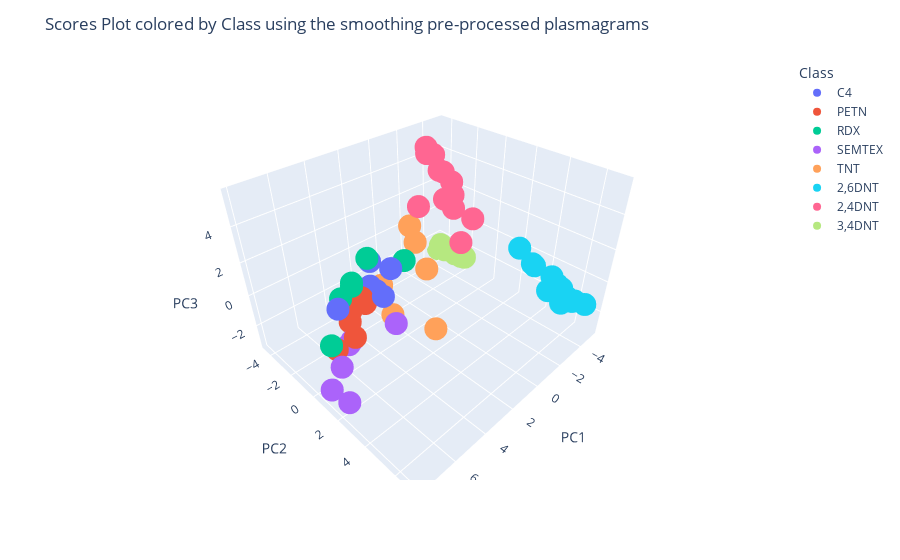

Notebook code cell kept with this figure:
### Code cell
# Plot 3D scores
fig = px.scatter_3d(scores, x='PC1', y='PC2', z='PC3',
                    color='Class', hover_data=['Class'], hover_name=scores.index)
fig.update_layout(
    title_text='Scores Plot colored by Class using the smoothing pre-processed plasmagrams')
fig.show()

### Figure 1 — Plotly figure (JSON) as saved in the notebook; plotly's stock layout.template omitted (floating-point values rounded to 4 significant figures)
{"data": [{"customdata": [["C4"], ["C4"], ["C4"], ["C4"], ["C4"], ["C4"]], "hovertemplate": "<b>%{hovertext}</b><br><br>Class=%{customdata[0]}<br>PC1=%{x}<br>PC2=%{y}<br>PC3=%{z}<extra></extra>", "hovertext": ["C4_7", "C4_8", "C4_9", "C4_10", "C4_11", "C4_12"], "legendgroup": "C4", "marker": {"color": "#636efa", "symbol": "circle"}, "mode": "markers", "name": "C4", "scene": "scene", "showlegend": true, "type": "scatter3d", "x": [3.04, 5.8, 3.691, 3.665, 2.504, 3.785], "y": [-1.616, -0.7552, 0.1591, -0.4, -0.5983, -0.7377], "z": [1.139, 0.09347, 0.2135, 0.2426, 0.9321, 0.4216]}, {"customdata": [["PETN"], ["PETN"], ["PETN"], ["PETN"], ["PETN"], ["PETN"]], "hovertemplate": "<b>%{hovertext}</b><br><br>Class=%{customdata[0]}<br>PC1=%{x}<br>PC2=%{y}<br>PC3=%{z}<extra></extra>", "hovertext": ["PETN_10", "PETN_11", "PETN_12", "PETN_13", "PETN_14", "PETN_15"], "legendgroup": "PETN", "marker": {"color": "#EF553B", "symbol": "circle"}, "mode": "markers", "name": "PETN", "scene": "scene", "showlegend": true, "type": "scatter3d", "x": [4.427, 5.756, 4.459, 6.727, 5.21, 5.515], "y": [-0.3885, 0.3933, -0.6114, 0.1981, -0.5322, -0.2674], "z": [-0.1305, -1.022, 0.1219, -1.308, -0.2123, -0.5965]}, {"customdata": [["RDX"], ["RDX"], ["RDX"], ["RDX"], ["RDX"], ["RDX"]], "hovertemplate": "<b>%{hovertext}</b><br><br>Class=%{customdata[0]}<br>PC1=%{x}<br>PC2=%{y}<br>PC3=%{z}<extra></extra>", "hovertext": ["RDX_9", "RDX_10", "RDX_11", "RDX_12", "RDX_13", "RDX_14"], "legendgroup": "RDX", "marker": {"color": "#00cc96", "symbol": "circle"}, "mode": "markers", "name": "RDX", "scene": "scene", "showlegend": true, "type": "scatter3d", "x": [7.014, 1.475, 4.632, 4.599, 3.222, 5.398], "y": [0.2257, -0.7137, -1.118, -1.139, -1.57, -1.04], "z": [-0.841, 0.877, 0.6635, 0.8329, 1.44, 0.3455]}, {"customdata": [["SEMTEX"], ["SEMTEX"], ["SEMTEX"], ["SEMTEX"], ["SEMTEX"], ["SEMTEX"]], "hovertemplate": "<b>%{hovertext}</b><br><br>Class=%{customdata[0]}<br>PC1=%{x}<br>PC2=%{y}<br>PC3=%{z}<extra></extra>", "hovertext": ["SEMTEX_10", "SEMTEX_11", "SEMTEX_12", "SEMTEX_13", "SEMTEX_14", "SEMTEX_15"], "legendgroup": "SEMTEX", "marker": {"color": "#ab63fa", "symbol": "circle"}, "mode": "markers", "name": "SEMTEX", "scene": "scene", "showlegend": true, "type": "scatter3d", "x": [6.106, 5.943, 6.915, 7.862, 7.455, 3.725], "y": [0.3138, 0.3369, 0.7279, 1.137, 1.851, 1.078], "z": [-1.323, -1.164, -1.966, -2.481, -3.112, -0.9745]}, {"customdata": [["TNT"], ["TNT"], ["TNT"], ["TNT"], ["TNT"], ["TNT"]], "hovertemplate": "<b>%{hovertext}</b><br><br>Class=%{customdata[0]}<br>PC1=%{x}<br>PC2=%{y}<br>PC3=%{z}<extra></extra>", "hovertext": ["TNT_8", "TNT_9", "TNT_10", "TNT_11", "TNT_12", "TNT_13"], "legendgroup": "TNT", "marker": {"color": "#FFA15A", "symbol": "circle"}, "mode": "markers", "name": "TNT", "scene": "scene", "showlegend": true, "type": "scatter3d", "x": [0.3267, 2.89, -0.5245, 3.416, 1.655, -0.505], "y": [-0.2017, -0.9501, -2.419, 0.4812, 1.815, -1.976], "z": [0.02179, -0.1052, 1.441, -0.9377, -2.166, 0.5625]}, {"customdata": [["2,6DNT"], ["2,6DNT"], ["2,6DNT"], ["2,6DNT"], ["2,6DNT"], ["2,6DNT"], ["2,6DNT"], ["2,6DNT"], ["2,6DNT"], ["2,6DNT"], ["2,6DNT"], ["2,6DNT"]], "hovertemplate": "<b>%{hovertext}</b><br><br>Class=%{customdata[0]}<br>PC1=%{x}<br>PC2=%{y}<br>PC3=%{z}<extra></extra>", "hovertext": ["2,6DNT_1", "2,6DNT_2", "2,6DNT_3", "2,6DNT_4", "2,6DNT_5", "2,6DNT_6", "2,6DNT_7", "2,6DNT_8", "2,6DNT_9", "2,6DNT_10", "2,6DNT_11", "2,6DNT_12"], "legendgroup": "2,6DNT", "marker": {"color": "#19d3f3", "symbol": "circle"}, "mode": "markers", "name": "2,6DNT", "scene": "scene", "showlegend": true, "type": "scatter3d", "x": [-3.893, -3.416, -3.004, -3.523, -4.146, -3.908, -3.25, -3.627, -3.438, -3.082, -3.746, -4.209], "y": [2.749, 5.88, 6.186, 4.041, 6.953, 5.342, 5.316, 3.838, 6.289, 6.728, 4.927, 6.335], "z": [0.7791, -0.04149, -0.5981, 0.4224, -0.9009, -0.3444, 0.5, 0.407, -0.4367, -0.2188, -0.8803, -1.054]}, {"customdata": [["2,4DNT"], ["2,4DNT"], ["2,4DNT"], ["2,4DNT"], ["2,4DNT"], ["2,4DNT"], ["2,4DNT"], ["2,4DNT"], ["2,4DNT"], ["2,4DNT"], ["2,4DNT"], ["2,4DNT"]], "hovertemplate": "<b>%{hovertext}</b><br><br>Class=%{customdata[0]}<br>PC1=%{x}<br>PC2=%{y}<br>PC3=%{z}<extra></extra>", "hovertext": ["2,4DNT_1", "2,4DNT_2", "2,4DNT_3", "2,4DNT_4", "2,4DNT_5", "2,4DNT_6", "2,4DNT_7", "2,4DNT_8", "2,4DNT_9", "2,4DNT_10", "2,4DNT_11", "2,4DNT_12"], "legendgroup": "2,4DNT", "marker": {"color": "#FF6692", "symbol": "circle"}, "mode": "markers", "name": "2,4DNT", "scene": "scene", "showlegend": true, "type": "scatter3d", "x": [-1.854, -2.073, -1.906, -1.821, -1.952, -0.1736, -2.275, -2.085, -1.14, -3.287, -3.659, -2.433], "y": [-1.447, -2.081, -2.474, -0.5081, -2.482, -1.3, -1.553, -0.6282, -0.3512, -1.655, -0.4832, -0.2425], "z": [4.66, 5.281, 5.631, 4.323, 5.262, 3.21, 4.4, 3.435, 3.63, 1.783, 1.41, 0.458]}, {"customdata": [["3,4DNT"], ["3,4DNT"], ["3,4DNT"], ["3,4DNT"], ["3,4DNT"], ["3,4DNT"], ["3,4DNT"], ["3,4DNT"], ["3,4DNT"], ["3,4DNT"], ["3,4DNT"], ["3,4DNT"]], "hovertemplate": "<b>%{hovertext}</b><br><br>Class=%{customdata[0]}<br>PC1=%{x}<br>PC2=%{y}<br>PC3=%{z}<extra></extra>", "hovertext": ["3,4DNT_1", "3,4DNT_2", "3,4DNT_3", "3,4DNT_4", "3,4DNT_5", "3,4DNT_6", "3,4DNT_7", "3,4DNT_8", "3,4DNT_9", "3,4DNT_10", "3,4DNT_11", "3,4DNT_12"], "legendgroup": "3,4DNT", "marker": {"color": "#B6E880", "symbol": "circle"}, "mode": "markers", "name": "3,4DNT", "scene": "scene", "showlegend": true, "type": "scatter3d", "x": [-4.375, -5.016, -4.652, -4.572, -5.072, -5.125, -5.14, -4.86, -4.993, -5.029, -4.864, -4.584], "y": [-1.885, -2.735, -2.098, -1.768, -3.034, -4.459, -4.502, -4.073, -4.302, -4.349, -4.361, -3.493], "z": [-2.177, -2.634, -2.198, -2.277, -2.838, -3.22, -3.291, -2.537, -2.639, -2.854, -2.95, -2.511]}], "layout": {"legend": {"title": {"text": "Class"}, "tracegroupgap": 0}, "margin": {"t": 60}, "scene": {"domain": {"x": [0, 1], "y": [0, 1]}, "xaxis": {"title": {"text": "PC1"}}, "yaxis": {"title": {"text": "PC2"}}, "zaxis": {"title": {"text": "PC3"}}}, "title": {"text": "Scores Plot colored by Class using the smoothing pre-processed plasmagrams"}}}
